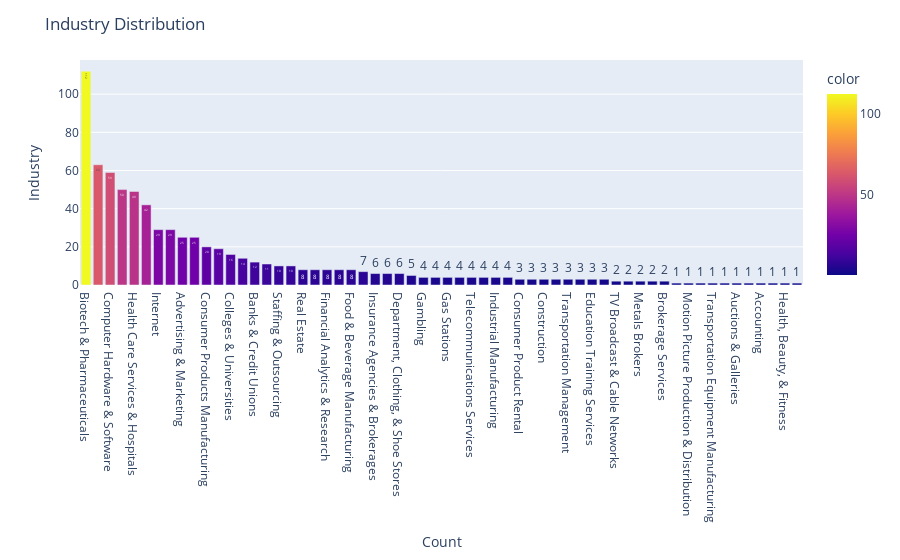

Write notebook code for a chart like this one.
### Code cell
# display the Industry distribution
values = salary_df['Industry'].value_counts(
    ascending=False).values

keys = salary_df['Industry'].value_counts(
    ascending=False).keys()

bar_chart = px.bar(x=keys, y=values, color=values, text=values)

bar_chart.update_layout(
    yaxis_title="Industry",
    xaxis_title="Count",
    title="Industry Distribution",
)

bar_chart.show()

### Figure 1 — Plotly figure (JSON) as saved in the notebook; plotly's stock layout.template omitted (floating-point values rounded to 4 significant figures)
{"data": [{"alignmentgroup": "True", "hovertemplate": "x=%{x}<br>y=%{y}<br>text=%{text}<br>color=%{marker.color}<extra></extra>", "legendgroup": "", "marker": {"color": [112, 63, 59, 50, 49, 42, 29, 29, 25, 25, 20, 19, 16, 14, 12, 11, 10, 10, 8, 8, 8, 8, 8, 7, 6, 6, 6, 5, 4, 4, 4, 4, 4, 4, 4, 4, 3, 3, 3, 3, 3, 3, 3, 3, 2, 2, 2, 2, 2, 1, 1, 1, 1, 1, 1, 1, 1, 1, 1, 1], "coloraxis": "coloraxis", "pattern": {"shape": ""}}, "name": "", "offsetgroup": "", "orientation": "v", "showlegend": false, "text": [112, 63, 59, 50, 49, 42, 29, 29, 25, 25, 20, 19, 16, 14, 12, 11, 10, 10, 8, 8, 8, 8, 8, 7, 6, 6, 6, 5, 4, 4, 4, 4, 4, 4, 4, 4, 3, 3, 3, 3, 3, 3, 3, 3, 2, 2, 2, 2, 2, 1, 1, 1, 1, 1, 1, 1, 1, 1, 1, 1], "textposition": "auto", "type": "bar", "x": ["Biotech & Pharmaceuticals", "Insurance Carriers", "Computer Hardware & Software", "IT Services", "Health Care Services & Hospitals", "Enterprise Software & Network Solutions", "Internet", "Consulting", "Advertising & Marketing", "Aerospace & Defense", "Consumer Products Manufacturing", "Research & Development", "Colleges & Universities", "Energy", "Banks & Credit Unions", "Federal Agencies", "Staffing & Outsourcing", "-1", "Real Estate", "Travel Agencies", "Financial Analytics & Research", "Lending", "Food & Beverage Manufacturing", "Security Services", "Insurance Agencies & Brokerages", "Religious Organizations", "Department, Clothing, & Shoe Stores", "Investment Banking & Asset Management", "Gambling", "K-12 Education", "Gas Stations", "Architectural & Engineering Services", "Telecommunications Services", "Logistics & Supply Chain", "Industrial Manufacturing", "Financial Transaction Processing", "Consumer Product Rental", "Social Assistance", "Construction", "Stock Exchanges", "Transportation Management", "Wholesale", "Education Training Services", "Video Games", "TV Broadcast & Cable Networks", "Telecommunications Manufacturing", "Metals Brokers", "Sporting Goods Stores", "Brokerage Services", "Other Retail Stores", "Motion Picture Production & Distribution", "Farm Support Services", "Transportation Equipment Manufacturing", "Mining", "Auctions & Galleries", "Trucking", "Accounting", "Health Care Products Manufacturing", "Health, Beauty, & Fitness", "Beauty & Personal Accessories Stores"], "xaxis": "x", "y": [112, 63, 59, 50, 49, 42, 29, 29, 25, 25, 20, 19, 16, 14, 12, 11, 10, 10, 8, 8, 8, 8, 8, 7, 6, 6, 6, 5, 4, 4, 4, 4, 4, 4, 4, 4, 3, 3, 3, 3, 3, 3, 3, 3, 2, 2, 2, 2, 2, 1, 1, 1, 1, 1, 1, 1, 1, 1, 1, 1], "yaxis": "y"}], "layout": {"barmode": "relative", "coloraxis": {"colorbar": {"title": {"text": "color"}}, "colorscale": [[0, "#0d0887"], [0.1111, "#46039f"], [0.2222, "#7201a8"], [0.3333, "#9c179e"], [0.4444, "#bd3786"], [0.5556, "#d8576b"], [0.6667, "#ed7953"], [0.7778, "#fb9f3a"], [0.8889, "#fdca26"], [1, "#f0f921"]]}, "legend": {"tracegroupgap": 0}, "margin": {"t": 60}, "title": {"text": "Industry Distribution"}, "xaxis": {"anchor": "y", "domain": [0, 1], "title": {"text": "Count"}}, "yaxis": {"anchor": "x", "domain": [0, 1], "title": {"text": "Industry"}}}}
